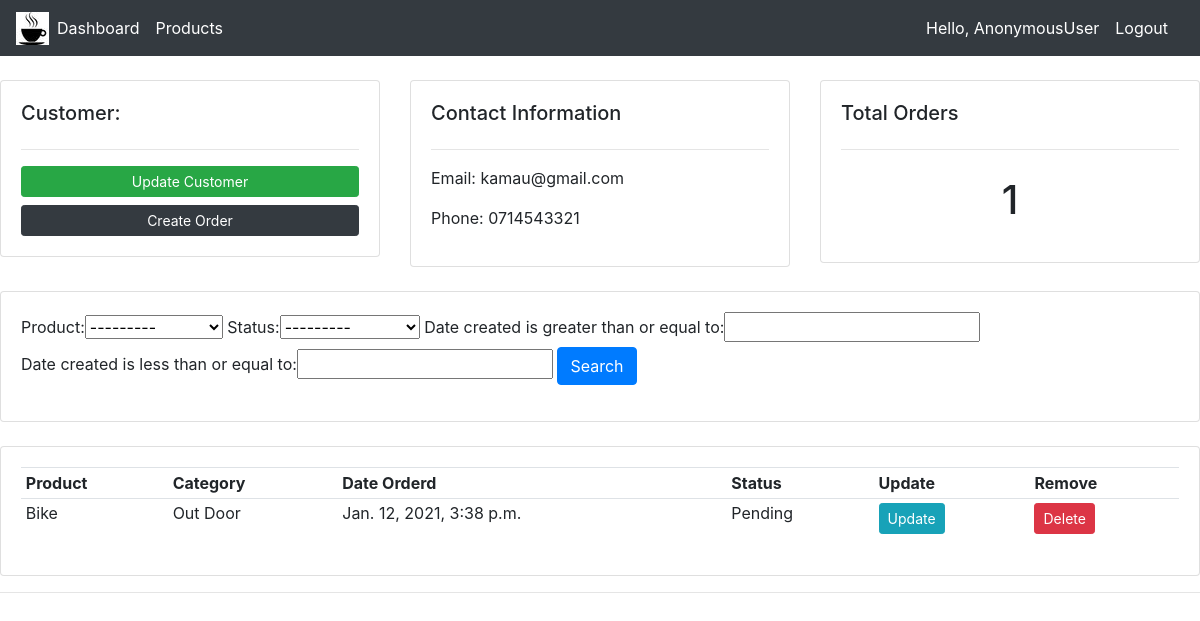
The page /customers/1/ on the database as committed earlier.
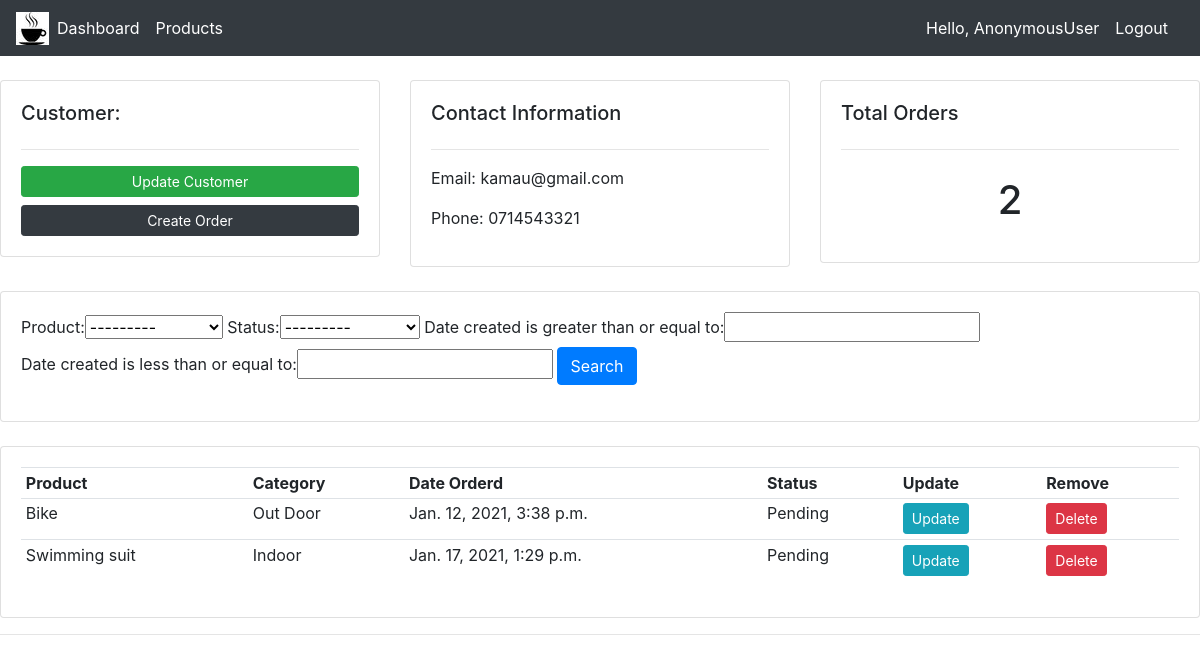
The same page on the database as committed later.
### customer_app/models.py (models this page shows, shortened)
class Order(models.Model):
    STATUS = (
        ('Pending', 'Pending'),
        ('Out for delivery', 'Out for delivery'),
        ('Delivered', 'Delivered'),
    )
    customer = models.ForeignKey(Customer, default=None, on_delete=models.CASCADE) # cascade deletes the whole order when a customer is deleted
    product = models.ForeignKey(Product, null=True, on_delete=models.SET_NULL) # set_null does not delete the whole order if a product is deleted
    date_created = models.DateTimeField(default=timezone.now)
    status = models.CharField(max_length=200, choices=STATUS)

class Product(models.Model):
    CATEGORY = (
        ('Indoor', 'Indoor'),
        ('Out Door', 'Out Door'),
    )
    name = models.CharField(max_length=200)
    price = models.FloatField()
    category = models.CharField(max_length=200, choices=CATEGORY)
    description = models.CharField(max_length=200)
    tag = models.ManyToManyField(Tag)
    date_created = models.DateTimeField(default=timezone.now)
    def __str__(self):
        return self.name

### customer_app/views.py (the view)
# urls.py: path('customers/<int:pk>/', views.customers, name='customers'),
def customers(request, pk):
    customer = Customer.objects.get(id=pk)
    orders = customer.order_set.all()
    orders_count = orders.count()
    myFilter = OrderFilter(request.GET, queryset = orders)
    orders = myFilter.qs
    context = {'customer':customer, 'orders':orders, 'orders_count':orders_count, 'myFilter':myFilter}
    return render(request, 'customer_app/customers.html', context)

### templates/customer_app/customers.html
{% extends 'base.html' %}
{% block content %}
    <br>
    <div class="row">
        <div class="col-md">
            <div class="card card-body">
                <h5>Customer:</h5>
                <hr>
                <a class="btn btn-success btn-sm btn-block" href="">Update Customer</a>
                <a class="btn btn-dark btn-sm btn-block" href="{% url 'create_order' customer.id %}">Create Order</a>
            </div>
        </div>
        <div class="col-md">
            <div class="card card-body">
                <h5>Contact Information</h5>
                <hr>
                <p>Email: {{ customer.email}}</p>
                <p>Phone: {{ customer.phone}}</p>
            </div>
        </div>
        <div class="col-md">
            <div class="card card-body">
                <h5>Total Orders</h5>
                <hr>
                <h1 style="text-align: center;padding: 10px"> {{orders_count}}</h1>
            </div>
        </div>
    </div>
    <br>
    <div class="row">
        <div class="col">
            <div class="card card-body">
                <form method="get">
                    {{myFilter.form}}
                <button class="btn btn-primary" type="submit">Search</button>
            </form>
            </div>
        </div>
    </div>
    <br>
    <div class="row">
        <div class="col-md">
            <div class="card card-body">
                <table class="table table-sm">
                    <tr>
                        <th>Product</th>
                        <th>Category</th>
                        <th>Date Orderd</th>
                        <th>Status</th>
                        <th>Update</th>
                        <th>Remove</th>
                    </tr>
                    {% for order in orders %}
                    <tr>
                        <td>{{ order.product }}</td>
                        <td>{{ order.product.category }}</td>
                        <td>{{ order.date_created }}</td>
                        <td>{{ order.status }}</td>
                        <td><a class="btn btn-sm btn-info" href="{% url 'update_order' order.id %}">Update</a></td>
                        <td><a class="btn btn-sm btn-danger" href="{% url 'delete_order' order.id %}">Delete</a></td>
                    </tr>
                    {% endfor %}
                </table>
            </div>
        </div>
    </div>
{% endblock content %}

Rows that differ between the two databases and show on the page:
added Order: product "Swimming suit", product.category "Indoor", date_created "Jan. 17, 2021, 1:29 p.m.", status "Pending"
Other text that changed with them:
{{ orders_count }}: "1" → "2"
